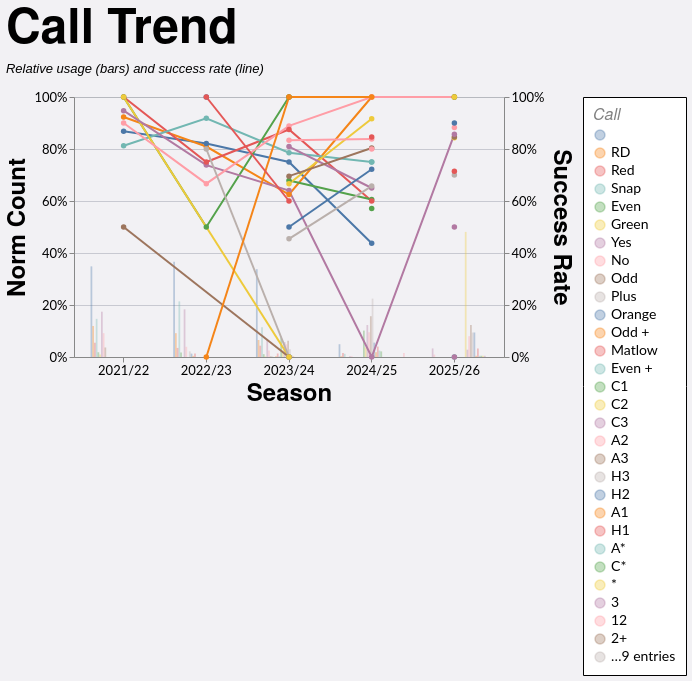

The specification (Vega-Lite) saved for this image:
### Vega-Lite specification from a JSON file in a GitHub repository (floating-point values rounded to 4 significant figures; data arrays with more than 128 entries replaced by an {"elided": "..."} marker saying what was removed)
{"config": {"axis": {"labelFont": "Lato, sans-serif", "titleFont": "PT Sans Narrow, Helvetica Neue, Helvetica, Arial, sans-serif", "labelFontSize": 13, "titleFontSize": 24, "gridColor": "#202947", "gridOpacity": 0.2}, "header": {"labelFont": "PT Sans Narrow, Helvetica Neue, Helvetica, Arial, sans-serif", "titleFont": "PT Sans Narrow, Helvetica Neue, Helvetica, Arial, sans-serif", "labelFontSize": 24, "titleFontSize": 28, "labelFontWeight": "bold", "orient": "left"}, "legend": {"labelFont": "Lato, sans-serif", "titleFont": "PT Sans Narrow, Helvetica Neue, Helvetica, Arial, sans-serif", "labelFontSize": 14, "titleFontSize": 16, "titlePadding": 5, "fillColor": "white", "strokeColor": "black", "padding": 10, "titleFontWeight": "lighter", "titleFontStyle": "italic", "titleColor": "gray", "offset": 10}, "title": {"font": "PT Sans Narrow, Helvetica Neue, Helvetica, Arial, sans-serif", "fontSize": 48, "fontWeight": "bold", "anchor": "start", "align": "center", "titlePadding": 20, "subtitlePadding": 10, "subtitleFontSize": 13, "subtitleColor": "", "subtitleFontStyle": "italic", "offset": 15, "color": "black"}, "axisX": {"labelAngle": 0}, "facet": {"title": null, "header": null, "align": {"row": "each", "column": "each"}}, "resolve": {"scale": {"y": "independent", "facet": "independent"}}, "background": "#f2f1f4"}, "layer": [{"mark": {"type": "bar", "opacity": 0.35}, "encoding": {"color": {"field": "call", "sort": null, "title": "Call", "type": "nominal"}, "tooltip": [{"field": "season", "title": "Season", "type": "nominal"}, {"field": "call", "title": "Call", "type": "nominal"}, {"field": "won", "format": ",.0f", "title": "Won", "type": "quantitative"}, {"field": "attempts", "format": ",.0f", "title": "Attempts", "type": "quantitative"}, {"field": "norm_count", "format": ".1%", "title": "Norm Count", "type": "quantitative"}, {"field": "success_rate", "format": ".1%", "title": "Success Rate", "type": "quantitative"}], "x": {"field": "season", "sort": ["2021/22", "2022/23", "2023/24", "2024/25", "2025/26"], "title": "Season", "type": "nominal"}, "xOffset": {"field": "call", "sort": null, "type": "nominal"}, "y": {"axis": {"format": "%", "orient": "left"}, "field": "norm_count", "scale": {"domain": [0, 1]}, "title": "Norm Count", "type": "quantitative"}}, "transform": [{"filter": "(loSquad == 'All' || datum.squad == loSquad) && (loGameType == 'All' || (loGameType == 'League + Cup' && (datum.game_type == 'League' || datum.game_type == 'Cup')) || (loGameType == 'League only' && datum.game_type == 'League') || datum.game_type == loGameType) && (loOpposition == 'All' || datum.opposition == loOpposition) && (loThrower == 'All' || datum.thrower == loThrower) && (loJumper == 'All' || datum.jumper == loJumper) && (loArea == 'All' || datum.area == loArea) && (loNumbers == 'All' || datum.numbers == loNumbers) && (loCallType == 'All' || datum.call_type == loCallType)"}, {"aggregate": [{"op": "count", "as": "attempts"}, {"op": "sum", "field": "won", "as": "won"}], "groupby": ["season", "call"]}, {"joinaggregate": [{"op": "sum", "field": "attempts", "as": "season_attempts"}], "groupby": ["season"]}, {"calculate": "datum.attempts / datum.season_attempts", "as": "norm_count"}, {"calculate": "datum.won / datum.attempts", "as": "success_rate"}]}, {"mark": {"type": "line", "point": true, "strokeWidth": 2}, "encoding": {"color": {"field": "call", "sort": null, "title": "Call", "type": "nominal"}, "detail": {"field": "call", "type": "nominal"}, "tooltip": [{"field": "season", "title": "Season", "type": "nominal"}, {"field": "call", "title": "Call", "type": "nominal"}, {"field": "won", "format": ",.0f", "title": "Won", "type": "quantitative"}, {"field": "attempts", "format": ",.0f", "title": "Attempts", "type": "quantitative"}, {"field": "norm_count", "format": ".1%", "title": "Norm Count", "type": "quantitative"}, {"field": "success_rate", "format": ".1%", "title": "Success Rate", "type": "quantitative"}], "x": {"field": "season", "sort": ["2021/22", "2022/23", "2023/24", "2024/25", "2025/26"], "title": "Season", "type": "nominal"}, "y": {"axis": {"format": "%", "orient": "right"}, "field": "success_rate", "scale": {"domain": [0, 1]}, "title": "Success Rate", "type": "quantitative"}}, "transform": [{"filter": "(loSquad == 'All' || datum.squad == loSquad) && (loGameType == 'All' || (loGameType == 'League + Cup' && (datum.game_type == 'League' || datum.game_type == 'Cup')) || (loGameType == 'League only' && datum.game_type == 'League') || datum.game_type == loGameType) && (loOpposition == 'All' || datum.opposition == loOpposition) && (loThrower == 'All' || datum.thrower == loThrower) && (loJumper == 'All' || datum.jumper == loJumper) && (loArea == 'All' || datum.area == loArea) && (loNumbers == 'All' || datum.numbers == loNumbers) && (loCallType == 'All' || datum.call_type == loCallType)"}, {"aggregate": [{"op": "count", "as": "attempts"}, {"op": "sum", "field": "won", "as": "won"}], "groupby": ["season", "call"]}, {"joinaggregate": [{"op": "sum", "field": "attempts", "as": "season_attempts"}], "groupby": ["season"]}, {"calculate": "datum.attempts / datum.season_attempts", "as": "norm_count"}, {"calculate": "datum.won / datum.attempts", "as": "success_rate"}]}], "data": {"name": "data-608d443b1e14bf70169d45af92809b6e"}, "height": 260, "params": [{"name": "loSquad", "value": "All"}, {"name": "loSeason", "value": "All"}, {"name": "loGameType", "value": "All"}, {"name": "loOpposition", "value": "All"}, {"name": "loThrower", "value": "All"}, {"name": "loJumper", "value": "All"}, {"name": "loArea", "value": "All"}, {"name": "loNumbers", "value": "All"}, {"name": "loCallType", "value": "All"}], "resolve": {"scale": {"y": "independent"}}, "title": {"text": "Call Trend", "subtitle": "Relative usage (bars) and success rate (line)"}, "width": 430, "$schema": "https://vega.github.io/schema/vega-lite/v5.20.1.json", "datasets": {"data-608d443b1e14bf70169d45af92809b6e": {"elided": "1242 records"}}}
